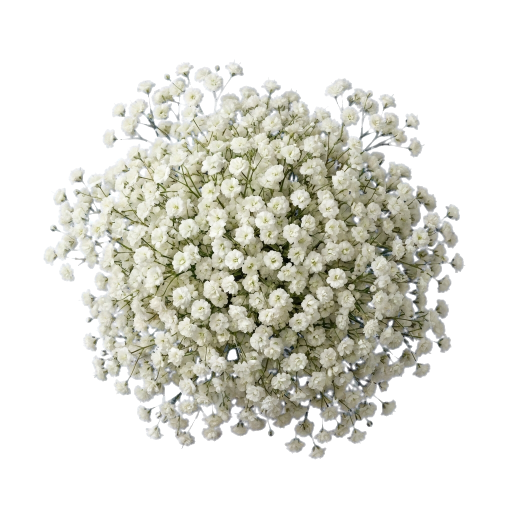
#> input picture builder/artwork/working-png/filler_babys_breath_compact.png, 1024 x 1024 px (shown at 1/2 size)
$ python -i prepare-assets.py   (imports and definitions only)
#> lines starting #> are read from the running program, lines starting #| are printed output that depends on the picture; after the words box and inside, x2 and y2 are one past the last pixel; in counts of white or black regions, pixels touching at a corner belong together
#> further down, picture is the input picture: PIL image 1024x1024 RGBA; mean R, G, B, A 70.8, 70.7, 63, 100.8
#!/usr/bin/env python3
"""Rebuild derived art from the extracted original handoff. Never changes source images."""
from pathlib import Path
from PIL import Image, ImageDraw, ImageFilter
import numpy as np, cv2, json, shutil, hashlib, gc
# [1 line not run here, left out]

import argparse
parser=argparse.ArgumentParser(description=__doc__)
# [5 lines not run here, left out]
# [1 line that did not run here, left out]
# [1 line that did not run here, left out]
# [2 lines not run here, left out]
# [1 line that did not run here, left out]
# [1 line that did not run here, left out]
# [7 lines not run here, left out]

report=[]
def key_blue(image):
    a=np.asarray(image.convert('RGBA')).copy()
    rgb=a[:,:,:3].astype(np.float32)
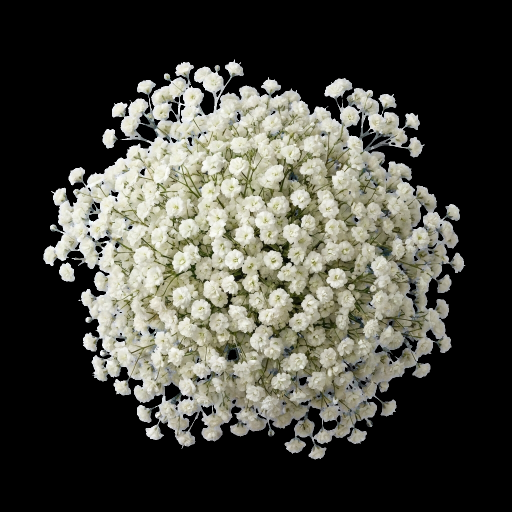
#> rgb: shape (1024, 1024, 3) float32 (shown at 1/2 size); mean R, G, B 70.8, 70.7, 63
    prior=a[:,:,3].astype(np.float32)/255
    excess=rgb[:,:,2]-np.maximum(rgb[:,:,0],rgb[:,:,1])
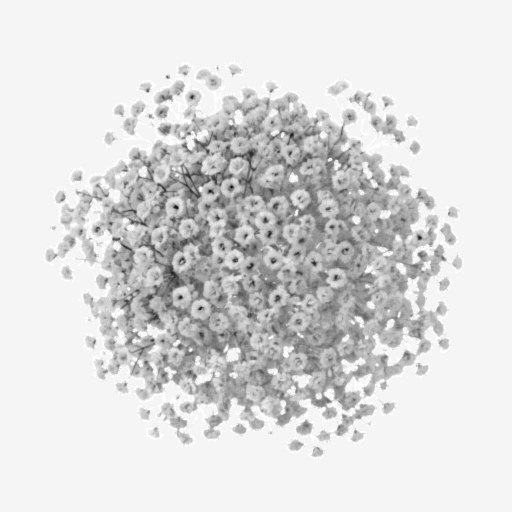
#> excess: shape (1024, 1024) float32 (shown at 1/2 size); min -80, max 3, mean -8.27; drawn with min black and max white
    # Chroma blue only. Green foliage is not keyed. JPEG transition pixels retain soft alpha.
    alpha=prior*np.clip(1-(excess-8)/200,0,1)
    alpha[(excess>150)&(rgb[:,:,0]<80)&(rgb[:,:,1]<100)]=0
    # Remove background compression specks; keep the main connected photographic object.
    _, labels, stats, _=cv2.connectedComponentsWithStats((alpha>.28).astype('uint8'),8)
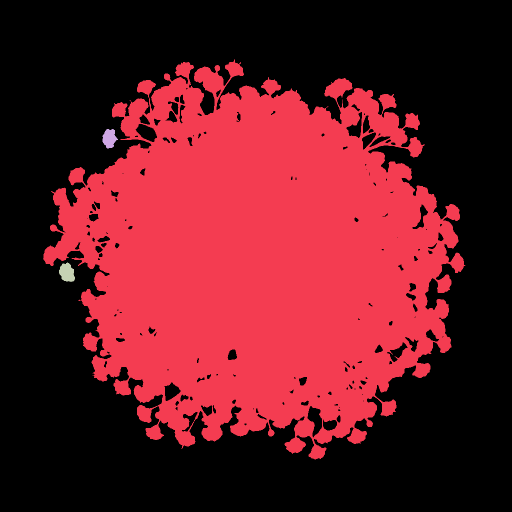
#> labels: shape (1024, 1024) int32 (shown at 1/2 size); 4 distinct labels, from 0 to 3; one colour per label, 0 black
#> stats = [[0, 0, 1024, 1024, 619480], [86, 119, 845, 800, 427370], [205, 258, 31, 39, 827], [118, 525, 32, 39, 899]]
    if len(stats)>1:
        main=1+np.argmax(stats[1:,4])
#> main = 1
        keep=cv2.dilate((labels==main).astype('uint8'),np.ones((5,5),'uint8'))
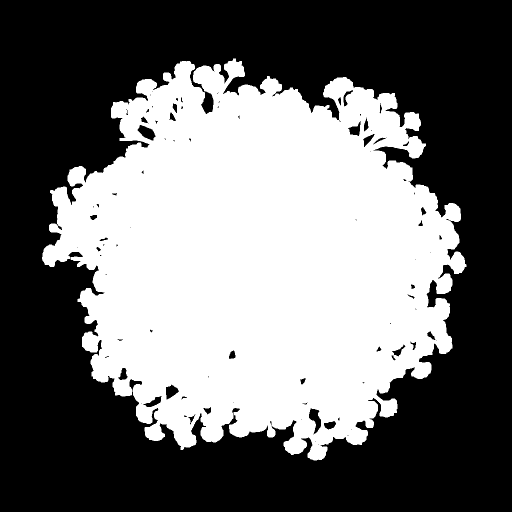
#> keep: shape (1024, 1024) (shown at 1/2 size); values 0 (black) and 1 (white), 43.6% white; 1 white region, box (x1, y1, x2, y2) and area: (84, 117, 933, 921) 457598
        alpha*=keep
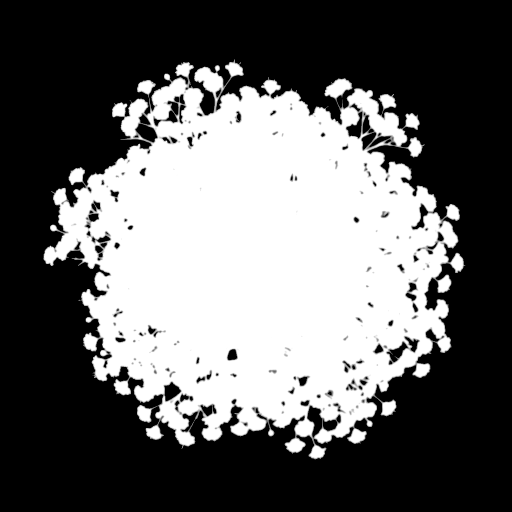
#> alpha: shape (1024, 1024) float32 (shown at 1/2 size); min 0, max 1, mean 0.394
    # Propagate neighboring foreground colors into the narrow matte edge to prevent blue fringes.
    solid=(alpha>.98)&(excess<5)
#> solid: shape (1024, 1024) bool; 36.3% white; 56 white regions (16 under 20 px), largest, box (x1, y1, x2, y2) and area: (89, 174, 914, 885) 355192, (696, 179, 812, 291) 4009, (296, 159, 372, 256) 2677
    if solid.any():
        _, near=cv2.distanceTransformWithLabels((~solid).astype('uint8'),cv2.DIST_L2,5,labelType=cv2.DIST_LABEL_PIXEL)
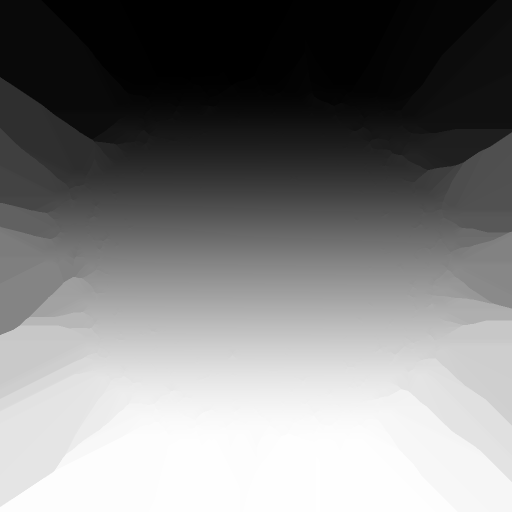
#> near: shape (1024, 1024) int32 (shown at 1/2 size); min 1, max 380131, mean 187164.6; drawn with min black and max white
        palette=rgb[solid]
        edge=(alpha>0)&((alpha<.98)|(excess>5))
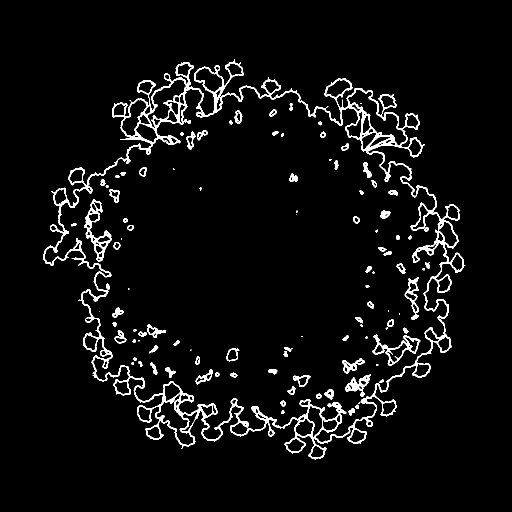
#> edge: shape (1024, 1024) bool (shown at 1/2 size); 4.5% white; 108 white regions (21 under 20 px), largest, box (x1, y1, x2, y2) and area: (86, 119, 931, 919) 34014, (168, 399, 223, 523) 1599, (745, 669, 841, 731) 1218
        rgb[edge]=palette[np.clip(near[edge]-1,0,len(palette)-1)]
    rgb[alpha==0]=0
    out=np.dstack([np.uint8(np.clip(rgb,0,255)),np.uint8(np.clip(alpha*255,0,255))])
    return Image.fromarray(out,'RGBA')

def existing(image):
    # Trust the supplied alpha. Purple/violet petals are NOT a blue screen.
    a=np.asarray(image.convert('RGBA')).copy()
    a[a[:,:,3]<4]=0
    return Image.fromarray(a,'RGBA')

def save(im,path,lossless=False):
    if path.exists() and not args.overwrite:
        try:
            with Image.open(path) as check: check.load()
            return
        except (OSError,ValueError): pass  # Rebuild a broken DERIVATIVE; never touch source.
    if path.suffix=='.webp': im.save(path,'WEBP',quality=94,method=4,lossless=lossless)
    else: im.save(path)

def bounds(im): return list(im.getchannel('A').point(lambda x:255 if x>16 else 0).getbbox() or (0,0,0,0))

def crop_pad(im,box,pad=5):
    out=im.crop(box); dst=Image.new('RGBA',(out.width+pad*2,out.height+pad*2))
    dst.paste(out,(pad,pad)); return dst

# Selected new photographs: all originals remain in the exact handoff archive.
new={}
# [7 lines not run here, left out]

# [1 line that did not run here, left out]
# [1 line that did not run here, left out]
# Bezier-traced occlusion contour of the SAME photographic front cup and side folds.
# Pixel origin and full canvas are deliberately identical for both runtime layers.
def bez(p0,p1,p2,p3,n=36):
    return [tuple((1-t)**3*p0[j]+3*(1-t)**2*t*p1[j]+3*(1-t)*t*t*p2[j]+t**3*p3[j] for j in (0,1)) for t in np.linspace(0,1,n)]
pts=[(0,1200),(0,440),(38,439)]
# [8 lines not run here, left out]
# [1 line that did not run here, left out]
# [1 line that did not run here, left out]
save(wrap,ART/'classic/wrap-ivory-back.webp',True)
save(front,ART/'classic/wrap-ivory-front.webp',True)
save(front,WORK/'classic_wrap_ivory_front.png')
# [1 line that did not run here, left out]
# [1 line that did not run here, left out]
# Crop by measured flower region, independent of full-stem padding/length.
# [48 lines not run here, left out]
# Chocolate is a separately priced explicit item, never a layout repair.
# [1 line that did not run here, left out]
# [1 line that did not run here, left out]
# [19 lines not run here, left out]

>>> from PIL import Image
>>> picture = Image.open('../../../../builder/artwork/working-png/filler_babys_breath_compact.png')
>>> result = key_blue(picture)

$ run again, on builder/assets/heads/strawberry-4.webp
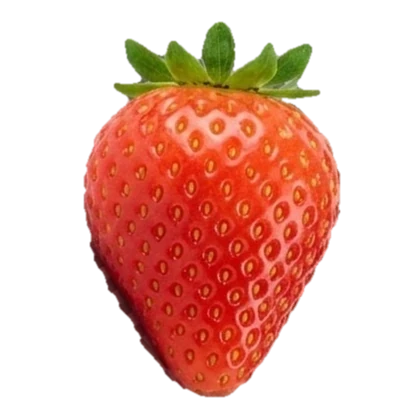
#> input picture builder/assets/heads/strawberry-4.webp, 420 x 420 px
#> picture is the input picture: PIL image 420x420 RGBA; mean R, G, B, A 88.5, 40, 27.2, 96.2
#> in key_blue, `_, labels, stats, _=cv2.connectedComponentsWithStats((alpha>.28).astyp..`:
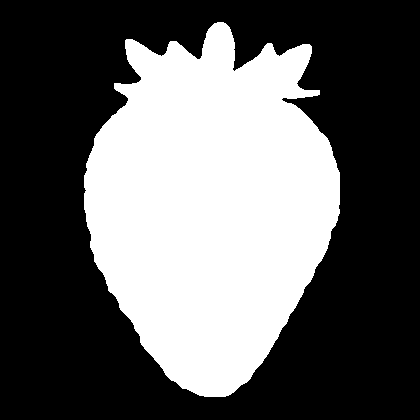
#> labels: shape (420, 420) int32; values 0 (black) and 1 (white), 38% white; 1 white region, box (x1, y1, x2, y2) and area: (84, 22, 340, 397) 67053
#> stats = [[0, 0, 420, 420, 109347], [84, 22, 256, 375, 67053]]
#> main = 1
#> keep: shape (420, 420); values 0 (black) and 1 (white), 39.8% white; 1 white region, box (x1, y1, x2, y2) and area: (82, 20, 342, 399) 70230
#> solid: shape (420, 420) bool; 36.8% white; 1 white region, box (x1, y1, x2, y2) and area: (85, 23, 339, 396) 64953
#> edge: shape (420, 420) bool; 1.8% white in thin lines or dots, all inside (x1, y1, x2, y2) = (83, 21, 341, 398)
#> in key_blue, `rgb[alpha==0]=0`:
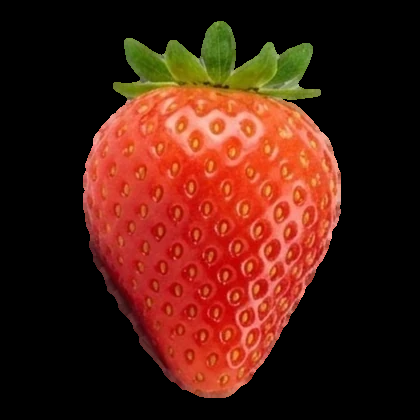
#> rgb: shape (420, 420, 3) float32; mean R, G, B 76.4, 30, 17.7

$ run again, on builder/assets/heads/strawberry-dome-v2-1.webp
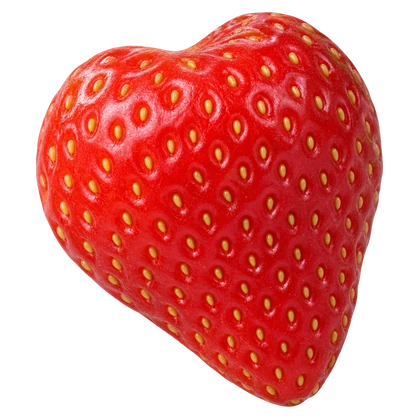
#> input picture builder/assets/heads/strawberry-dome-v2-1.webp, 420 x 420 px
#> picture is the input picture: PIL image 420x420 RGBA; mean R, G, B, A 120.4, 29.6, 25, 139.2
#> in key_blue, `_, labels, stats, _=cv2.connectedComponentsWithStats((alpha>.28).astyp..`:
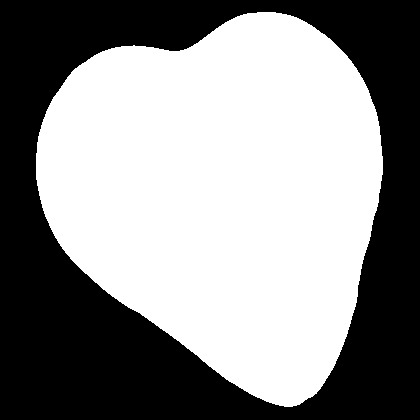
#> labels: shape (420, 420) int32; values 0 (black) and 1 (white), 55.2% white; 1 black region, box (x1, y1, x2, y2) and area: (0, 0, 420, 420) 78949
#> stats = [[0, 0, 420, 420, 78949], [36, 12, 347, 395, 97451]]
#> main = 1
#> keep: shape (420, 420); values 0 (black) and 1 (white), 56.9% white; 1 black region, box (x1, y1, x2, y2) and area: (0, 0, 420, 420) 75941
#> alpha: shape (420, 420) float32; min 0, max 1, mean 0.546
#> solid: shape (420, 420) bool; 54.3% white; 47 black regions (46 under 20 px), largest, box (x1, y1, x2, y2) and area: (0, 0, 420, 420) 80513
#> edge: shape (420, 420) bool; 1.8% white in thin lines or dots, all inside (x1, y1, x2, y2) = (36, 12, 383, 407)
#> in key_blue, `rgb[alpha==0]=0`:
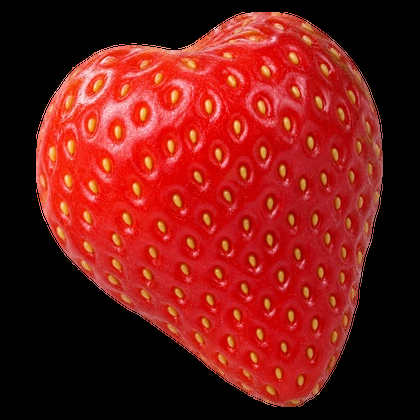
#> rgb: shape (420, 420, 3) float32; mean R, G, B 115.9, 26, 21.4
